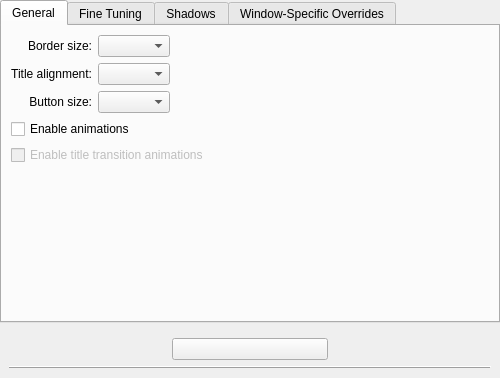
<?xml version="1.0" encoding="UTF-8"?>
<ui version="4.0">
 <class>OxygenConfigurationUI</class>
 <widget class="QWidget" name="OxygenConfigurationUI">
  <property name="geometry">
   <rect>
    <x>0</x>
    <y>0</y>
    <width>500</width>
    <height>378</height>
   </rect>
  </property>
  <property name="sizePolicy">
   <sizepolicy hsizetype="Preferred" vsizetype="Preferred">
    <horstretch>0</horstretch>
    <verstretch>0</verstretch>
   </sizepolicy>
  </property>
  <layout class="QVBoxLayout" name="verticalLayout">
   <property name="margin">
    <number>0</number>
   </property>
   <item>
    <widget class="KTabWidget" name="ktabwidget">
     <property name="currentIndex">
      <number>0</number>
     </property>
     <widget class="QWidget" name="tab">
      <attribute name="title">
       <string>General</string>
      </attribute>
      <layout class="QGridLayout" name="gridLayout">
       <item row="0" column="0" colspan="2">
        <widget class="QLabel" name="label">
         <property name="text">
          <string>Border size:</string>
         </property>
         <property name="alignment">
          <set>Qt::AlignRight|Qt::AlignTrailing|Qt::AlignVCenter</set>
         </property>
         <property name="buddy">
          <cstring>frameBorder</cstring>
         </property>
        </widget>
       </item>
       <item row="0" column="2">
        <widget class="KComboBox" name="frameBorder"/>
       </item>
       <item row="1" column="0" colspan="2">
        <widget class="QLabel" name="label_2">
         <property name="text">
          <string>Title alignment:</string>
         </property>
         <property name="alignment">
          <set>Qt::AlignRight|Qt::AlignTrailing|Qt::AlignVCenter</set>
         </property>
         <property name="buddy">
          <cstring>titleAlignment</cstring>
         </property>
        </widget>
       </item>
       <item row="1" column="2">
        <widget class="KComboBox" name="titleAlignment"/>
       </item>
       <item row="1" column="3">
        <spacer name="horizontalSpacer">
         <property name="orientation">
          <enum>Qt::Horizontal</enum>
         </property>
         <property name="sizeHint" stdset="0">
          <size>
           <width>40</width>
           <height>20</height>
          </size>
         </property>
        </spacer>
       </item>
       <item row="2" column="0" colspan="2">
        <widget class="QLabel" name="label_3">
         <property name="text">
          <string>Button size:</string>
         </property>
         <property name="alignment">
          <set>Qt::AlignRight|Qt::AlignTrailing|Qt::AlignVCenter</set>
         </property>
         <property name="buddy">
          <cstring>buttonSize</cstring>
         </property>
        </widget>
       </item>
       <item row="2" column="2">
        <widget class="KComboBox" name="buttonSize"/>
       </item>
       <item row="3" column="0" colspan="3">
        <widget class="QCheckBox" name="useAnimations">
         <property name="text">
          <string>Enable animations</string>
         </property>
        </widget>
       </item>
       <item row="4" column="0" colspan="4">
        <widget class="QCheckBox" name="animateTitleChange">
         <property name="enabled">
          <bool>false</bool>
         </property>
         <property name="text">
          <string>Enable title transition animations</string>
         </property>
        </widget>
       </item>
       <item row="5" column="0" colspan="2">
        <spacer name="verticalSpacer">
         <property name="orientation">
          <enum>Qt::Vertical</enum>
         </property>
         <property name="sizeHint" stdset="0">
          <size>
           <width>20</width>
           <height>40</height>
          </size>
         </property>
        </spacer>
       </item>
      </layout>
     </widget>
     <widget class="QWidget" name="tab_2">
      <attribute name="title">
       <string>Fine Tuning</string>
      </attribute>
      <layout class="QGridLayout" name="gridLayout_2">
       <property name="margin">
        <number>4</number>
       </property>
       <item row="0" column="0">
        <widget class="QLabel" name="label_4">
         <property name="text">
          <string>Background style: </string>
         </property>
         <property name="alignment">
          <set>Qt::AlignRight|Qt::AlignTrailing|Qt::AlignVCenter</set>
         </property>
         <property name="buddy">
          <cstring>blendColor</cstring>
         </property>
        </widget>
       </item>
       <item row="0" column="1">
        <widget class="KComboBox" name="blendColor"/>
       </item>
       <item row="0" column="2">
        <spacer name="horizontalSpacer_2">
         <property name="orientation">
          <enum>Qt::Horizontal</enum>
         </property>
         <property name="sizeHint" stdset="0">
          <size>
           <width>40</width>
           <height>20</height>
          </size>
         </property>
        </spacer>
       </item>
       <item row="4" column="0" colspan="3">
        <widget class="QCheckBox" name="titleOutline">
         <property name="text">
          <string>Outline active window title</string>
         </property>
        </widget>
       </item>
       <item row="5" column="0" colspan="3">
        <widget class="QCheckBox" name="narrowButtonSpacing">
         <property name="text">
          <string>Use narrow space between decoration buttons</string>
         </property>
        </widget>
       </item>
       <item row="6" column="0">
        <spacer name="verticalSpacer_2">
         <property name="orientation">
          <enum>Qt::Vertical</enum>
         </property>
         <property name="sizeHint" stdset="0">
          <size>
           <width>20</width>
           <height>40</height>
          </size>
         </property>
        </spacer>
       </item>
       <item row="1" column="1">
        <widget class="KComboBox" name="sizeGripMode"/>
       </item>
       <item row="1" column="0">
        <widget class="QLabel" name="sizeGripModeLabel">
         <property name="text">
          <string>Extra size grip display: </string>
         </property>
         <property name="alignment">
          <set>Qt::AlignRight|Qt::AlignTrailing|Qt::AlignVCenter</set>
         </property>
         <property name="buddy">
          <cstring>sizeGripMode</cstring>
         </property>
        </widget>
       </item>
       <item row="2" column="1">
        <widget class="KComboBox" name="separatorMode">
         <item>
          <property name="text">
           <string>Never Draw Separator</string>
          </property>
         </item>
         <item>
          <property name="text">
           <string>Draw Separator When Window is Active</string>
          </property>
         </item>
         <item>
          <property name="text">
           <string>Always Draw Separator</string>
          </property>
         </item>
        </widget>
       </item>
       <item row="2" column="0">
        <widget class="QLabel" name="label_5">
         <property name="text">
          <string>Separator display:</string>
         </property>
         <property name="alignment">
          <set>Qt::AlignRight|Qt::AlignTrailing|Qt::AlignVCenter</set>
         </property>
         <property name="buddy">
          <cstring>separatorMode</cstring>
         </property>
        </widget>
       </item>
      </layout>
     </widget>
     <widget class="QWidget" name="tab_3">
      <attribute name="title">
       <string>Shadows</string>
      </attribute>
      <layout class="QGridLayout" name="gridLayout_4">
       <item row="0" column="0">
        <layout class="QHBoxLayout" name="horizontalLayout_7">
         <item>
          <widget class="Oxygen::ShadowConfigurationUi" name="inactiveShadowConfiguration">
           <property name="title">
            <string>Window Drop-Down Shadow</string>
           </property>
           <property name="checkable">
            <bool>true</bool>
           </property>
          </widget>
         </item>
         <item>
          <widget class="Oxygen::ShadowConfigurationUi" name="activeShadowConfiguration">
           <property name="title">
            <string>Active Window Glow</string>
           </property>
           <property name="checkable">
            <bool>true</bool>
           </property>
          </widget>
         </item>
        </layout>
       </item>
       <item row="1" column="0">
        <spacer name="shadowSpacer">
         <property name="orientation">
          <enum>Qt::Vertical</enum>
         </property>
         <property name="sizeHint" stdset="0">
          <size>
           <width>20</width>
           <height>40</height>
          </size>
         </property>
        </spacer>
       </item>
      </layout>
     </widget>
     <widget class="QWidget" name="tab_4">
      <attribute name="title">
       <string>Window-Specific Overrides</string>
      </attribute>
      <layout class="QVBoxLayout" name="verticalLayout_2">
       <item>
        <widget class="Oxygen::ExceptionListWidget" name="exceptions" native="true"/>
       </item>
      </layout>
     </widget>
    </widget>
   </item>
   <item>
    <widget class="QWidget" name="_expertModeContainer" native="true">
     <layout class="QGridLayout" name="gridLayout_5">
      <item row="0" column="1">
       <widget class="QPushButton" name="_expertModeButton">
        <property name="text">
         <string/>
        </property>
       </widget>
      </item>
      <item row="1" column="0" colspan="3">
       <widget class="QFrame" name="frame_2">
        <property name="frameShape">
         <enum>QFrame::HLine</enum>
        </property>
        <property name="frameShadow">
         <enum>QFrame::Raised</enum>
        </property>
       </widget>
      </item>
     </layout>
    </widget>
   </item>
  </layout>
 </widget>
 <customwidgets>
  <customwidget>
   <class>KComboBox</class>
   <extends>QComboBox</extends>
   <header>kcombobox.h</header>
  </customwidget>
  <customwidget>
   <class>KTabWidget</class>
   <extends>QTabWidget</extends>
   <header>ktabwidget.h</header>
   <container>1</container>
  </customwidget>
  <customwidget>
   <class>Oxygen::ShadowConfigurationUi</class>
   <extends>QGroupBox</extends>
   <header>oxygenshadowconfigurationui.h</header>
   <container>1</container>
  </customwidget>
  <customwidget>
   <class>Oxygen::ExceptionListWidget</class>
   <extends>QWidget</extends>
   <header>oxygenexceptionlistwidget.h</header>
   <container>1</container>
  </customwidget>
 </customwidgets>
 <resources/>
 <connections/>
</ui>
